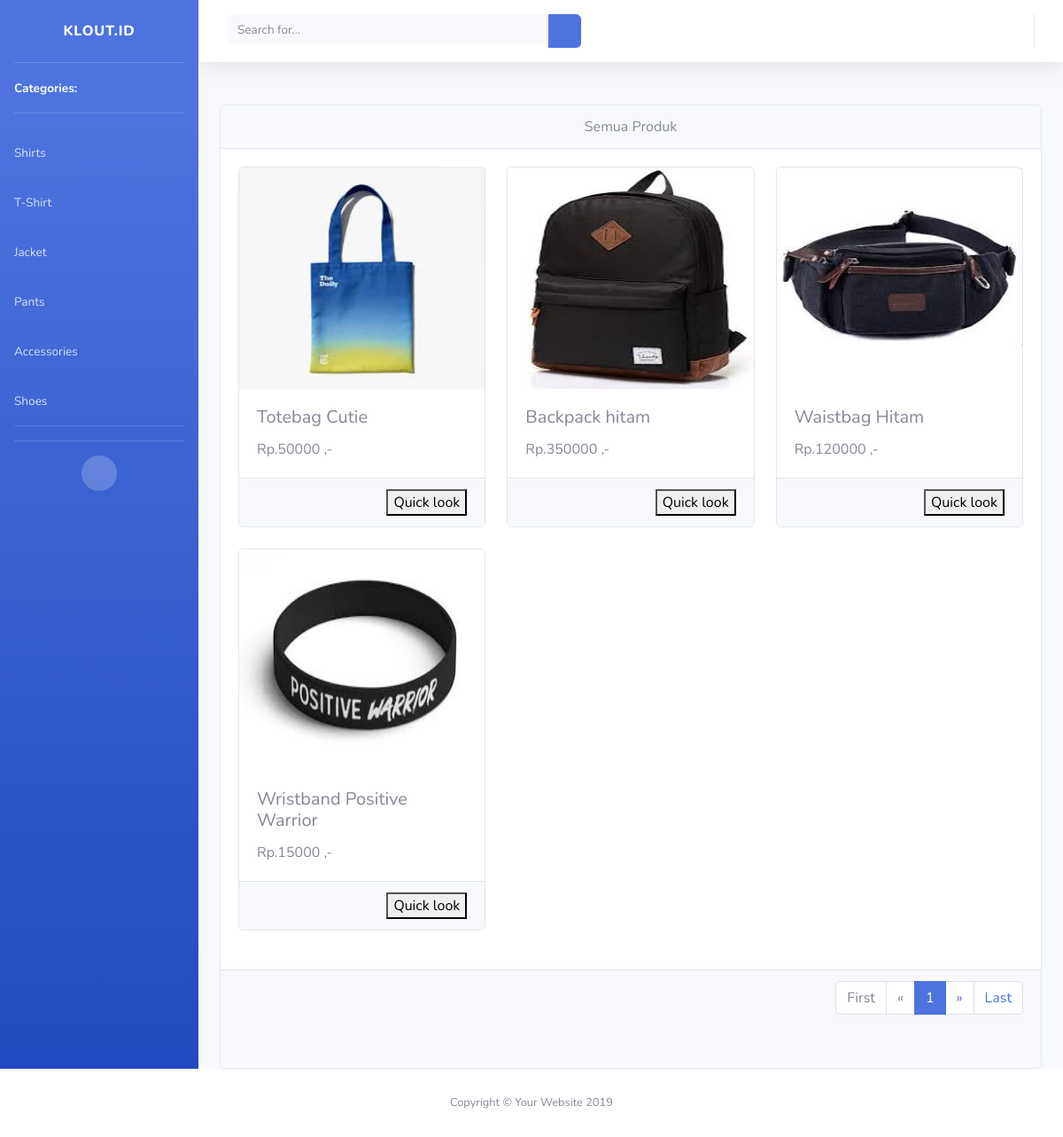
The app's page /indexkategori.php?id=a0005 with its own data.
### tables this page shows
CREATE TABLE `kategori` (
  `idkategori` varchar(10) NOT NULL,
  `namakategori` varchar(50) NOT NULL
);

CREATE TABLE `produk` (
  `idproduk` varchar(20) NOT NULL,
  `namaproduk` varchar(50) NOT NULL,
  `deskripsi` varchar(500) NOT NULL,
  `idkategori` varchar(10) NOT NULL,
  `idsub_kategori` varchar(10) NOT NULL,
  `file_gambar` varchar(500) NOT NULL,
  `berat` int(7) NOT NULL,
  `kuantitas` int(5) NOT NULL,
  `last_update` datetime NOT NULL,
  `idpegawai` varchar(10) NOT NULL,
  `price` int(11) NOT NULL
);

### indexkategori.php (the view, shortened to what this page needs)
<?php
require_once('includes/conn.php');
include('includes/header.php');
include('includes/navbar.php');
include('includes/chartjs.php');
?>
<div class="badan">
  <?php
                            $halaman = 9;
                            $page = isset($_GET["halaman"]) ? (int)$_GET["halaman"] : 1;
                            $mulai = ($page>1) ? ($page * $halaman) - $halaman : 0;
                            $result = mysqli_query($con, "SELECT * FROM produk");
                            $total = mysqli_num_rows($result);
                            $pages = ceil($total/$halaman);
  ?>
  <br/>
    <div class="container-fluid">
    <div class="card ">
      <div class="card-header">
        <center>
          Semua Produk
        </center>
      </div>
      <div class="card-body" id="badan">
  <div class="row" id ="load_data">
      <?php
            $id = $_GET["id"];
              $brg=mysqli_query($con,"SELECT * FROM produk WHERE idkategori = '$id' LIMIT $mulai, $halaman");
              while($b=mysqli_fetch_array($brg)){
              ?>
  <div class="col-sm-4 mb-4">
            <div class="card" style="min-height: 12rem;" >
              <img src="/toko_baju_klout/admin/images/produk/<?php echo $b['file_gambar'];  ?>" height=250px class="card-img-top" alt="gambar">
              <div class="card-body">
                <h5 class="card-title"><?php echo $b['namaproduk']; ?></h5>
                <p class="card-text">Rp.<?php echo$b['price']?> ,-</p>
              </div>
              <div class="card-footer">
                <div id="quicklook" class="text-center"> <a href="data_produk.php?id=<?php echo $b["idproduk"]; ?>" class="klik_menu" id="edit"><button pid='$pro_id'  style='float:right;'>Quick look</button></a></div>
                </div>
            </div>
          </div>
  <?php } ?>
  </div>
  </div>
  <div class="card-footer"><nav class="mb-5">
            <ul class="pagination justify-content-end">
              <?php
                $jumlah_page = $pages;
                $jumlah_number = 1;
                $start_number = ($page > $jumlah_number)? $page - $jumlah_number : 1;
                if($page == 1){
                  echo '<li class="page-item disabled"><a class="page-link" href="#">First</a></li>';
                  echo '<li class="page-item disabled"><a class="page-link" href="#"><span aria-hidden="true">&laquo;</span></a></li>';
                }
                for($i = $start_number; $i <= $jumlah_page-1; $i++){
                  $link_active = ($page == $i)? ' active' : '';
                  echo '<li class="page-item halaman '.$link_active.'" id="'.$i.'"><a class="page-link" href="?halaman='.$i.'&id='.$id.'">'.$i.'</a></li>';
                }
                if($page == $jumlah_page){
                  echo '<li class="page-item disabled"><a class="page-link" href="#"><span aria-hidden="true">&raquo;</span></a></li>';
                  echo '<li class="page-item disabled"><a class="page-link" href="#">Last</a></li>';
                } else {
                  $link_next = ($page < $jumlah_page)? $page + 1 : $jumlah_page;
                  echo '<li class="page-item halaman" id="'.$link_next.'"><a class="page-link" href="?halaman='.$link_next.'&id='.$id.'"><span aria-hidden="true">&raquo;</span></a></li>';
                  echo '<li class="page-item halaman" id="'.$jumlah_page.'"><a class="page-link" href="?halaman='.$jumlah_page.'&id='.$id.'">Last</a></li>';
                }
              ?>
            </ul>
          </nav></div>
  </div>
  </div>
</div>
<?php
include('includes/footer.php');
?>

### includes/navbar.php (shortened to what this page needs)
<ul class="navbar-nav fixed bg-gradient-primary sidebar sidebar-dark accordion" id="accordionSidebar">
<a class="sidebar-brand d-flex align-items-center justify-content-center" href="index.php">
    <div class="sidebar-brand-text mx-3">klout.id<sup></sup></div>
  </a>
  <hr class="sidebar-divider my-0">
  <li class="sidebar-sticky">
  <li class="nav-item active">
    <a class="nav-link" href="index.php">
      <span>Categories: </span></a>
  </li>
  <hr class="sidebar-divider">
<?php
	$menu = mysqli_query($con,"SELECT * FROM kategori");
	$jum = mysqli_num_rows($menu);
		if($jum > 1){
		while($isi = mysqli_fetch_array($menu)){
			$idkat = $isi["idkategori"];
			$namakat = $isi["namakategori"];
			?>
			<li class="nav-item">
  				<a class="nav-link collapsed" href="#" data-toggle="collapse" data-target="#collapsem<?php echo$idkat;?>" aria-expanded="true" aria-controls="collapsem<?php echo$idkat;?>" href="indexkategori.php?id=<?php echo $idkat; ?>">
    			<span><?php echo $namakat;?></span>
  				</a>
			</li>
				<?php
		}
	}
	?>
<hr class="sidebar-divider">
<hr class="sidebar-divider d-none d-md-block">
<div class="text-center d-none d-md-inline">
  <button class="rounded-circle border-0" id="sidebarToggle"></button>
</div>
</li>
</ul>
    <div id="content-wrapper" class="d-flex flex-column">
      <div id="content">
        <nav class="navbar navbar-expand navbar-light bg-white topbar mb-4 static-top shadow">
          <form class="d-none d-sm-inline-block form-inline mr-auto ml-md-3 my-2 my-md-0 mw-100 navbar-search">
            <div class="input-group">
              <input  type="text" class="form-control bg-light border-0 small" id="keywords" placeholder="Search for..." aria-label="Search" aria-describedby="basic-addon2">
              <div class="input-group-append">
                <button class="btn btn-primary" type="button">
                  <i class="fas fa-search fa-sm"></i>
                </button>
              </div>
            </div>
          </form>
          <ul class="navbar-nav ml-auto">
          </ul>
        </nav>

### records on screen
kategori: namakategori "Shirts"
kategori: namakategori "T-Shirt"
kategori: namakategori "Jacket"
kategori: namakategori "Pants"
kategori: namakategori "Accessories"
kategori: namakategori "Shoes"
produk: file_gambar (picture), namaproduk "Totebag Cutie", price "50000"
produk: file_gambar (picture), namaproduk "Backpack hitam", price "350000"
produk: file_gambar (picture), namaproduk "Waistbag Hitam", price "120000"
produk: file_gambar (picture), namaproduk "Wristband Positive Warrior", price "15000"
